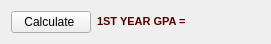
  <widget class="QWidget" name="layoutWidget_2">
   <property name="geometry">
    <rect>
     <x>10</x>
     <y>540</y>
     <width>271</width>
     <height>25</height>
    </rect>
   </property>
   <layout class="QHBoxLayout" name="horizontalLayout_10">
    <item>
     <widget class="QPushButton" name="pushButton_10">
      <property name="text">
       <string>Calculate </string>
      </property>
     </widget>
    </item>
    <item>
     <widget class="QLabel" name="label_63">
      <property name="text">
       <string>&lt;!DOCTYPE HTML PUBLIC &quot;-//W3C//DTD HTML 4.0//EN&quot; &quot;http://www.w3.org/TR/REC-html40/strict.dtd&quot;&gt;
&lt;html&gt;&lt;head&gt;&lt;meta name=&quot;qrichtext&quot; content=&quot;1&quot; /&gt;&lt;style type=&quot;text/css&quot;&gt;
p, li { white-space: pre-wrap; }
&lt;/style&gt;&lt;/head&gt;&lt;body style=&quot; font-family:'MS Shell Dlg 2'; font-size:8.25pt; font-weight:400; font-style:normal;&quot;&gt;
&lt;p style=&quot; margin-top:0px; margin-bottom:0px; margin-left:0px; margin-right:0px; -qt-block-indent:0; text-indent:0px;&quot;&gt;&lt;span style=&quot; font-size:8pt; font-weight:600; color:#550000;&quot;&gt;1ST YEAR GPA =&lt;/span&gt;&lt;/p&gt;&lt;/body&gt;&lt;/html&gt;</string>
      </property>
     </widget>
    </item>
    <item>
     <widget class="QLabel" name="label_64">
      <property name="font">
       <font>
        <pointsize>10</pointsize>
        <weight>75</weight>
        <bold>true</bold>
       </font>
      </property>
      <property name="text">
       <string/>
      </property>
     </widget>
    </item>
   </layout>
  </widget>
